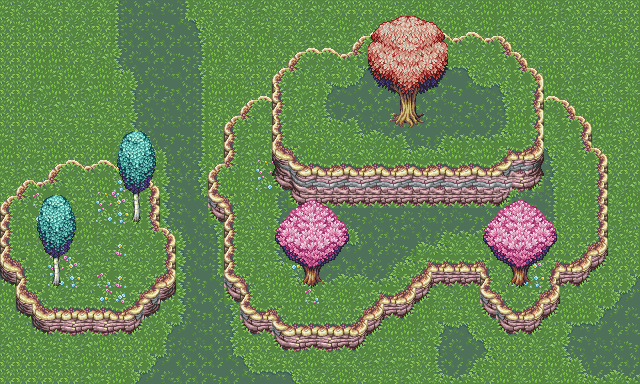

The image is a tile-based game level rendered from a .tmx file. Its description and source (layers, tilesets, objects; grid data summarised) follow:
An orthogonal 40x24 tile map with 16x16 px tiles, 5 tile layers (base, base, base, base, ...), 5 hidden layers not drawn, 3 tilesets and 7 objects.

<map version="1.10" tiledversion="1.11.0" orientation="orthogonal" renderorder="right-down" width="40" height="24" tilewidth="16" tileheight="16" infinite="0" nextlayerid="57" nextobjectid="46">
 <properties>
  <property name="int_prop" type="int" value="3" />
 </properties>
 <tileset firstgid="1" source="tilesets/spring_forest.tsx" />
 <tileset firstgid="673" source="tilesets/shape.tsx" />
 <tileset firstgid="1697" source="tilesets/spring_trees.tsx" />
 <group id="40" name="ground">
  <layer id="41" name="base" width="40" height="24">
   <data>[960 cells, 960 non-empty, 28 distinct tile ids]</data>
  </layer>
  <layer id="42" name=":mesh:" width="40" height="24" visible="0">
   <data>[960 cells, 720 non-empty, 1 distinct tile ids]</data>
  </layer>
 </group>
 <group id="43" name="platforms_1">
  <layer id="44" name="base" width="40" height="24">
   <data>[960 cells, 462 non-empty, 58 distinct tile ids]</data>
  </layer>
  <layer id="48" name=":mesh:" width="40" height="24" visible="0">
   <data>[960 cells, 462 non-empty, 11 distinct tile ids]</data>
  </layer>
 </group>
 <group id="51" name="platforms_2">
  <properties>
   <property name="lift" type="int" value="1" />
  </properties>
  <layer id="52" name="base" width="40" height="24">
   <data>[960 cells, 175 non-empty, 54 distinct tile ids]</data>
  </layer>
  <layer id="53" name=":mesh:" width="40" height="24" visible="0">
   <data>[960 cells, 175 non-empty, 11 distinct tile ids]</data>
  </layer>
 </group>
 <group id="54" name="platforms_2_foliage">
  <properties>
   <property name="lift" type="int" value="3" />
  </properties>
  <layer id="55" name="base" width="40" height="24">
   <data>[960 cells, 35 non-empty, 35 distinct tile ids]</data>
  </layer>
  <layer id="56" name=":mesh:" width="40" height="24" visible="0">
   <data>[960 cells, 35 non-empty, 2 distinct tile ids]</data>
  </layer>
 </group>
 <group id="45" name="platforms_1_foliage">
  <properties>
   <property name="lift" type="int" value="1" />
  </properties>
  <layer id="46" name="base" width="40" height="24">
   <data>[960 cells, 84 non-empty, 42 distinct tile ids]</data>
  </layer>
  <layer id="47" name=":mesh:" width="40" height="24" visible="0">
   <data>[960 cells, 96 non-empty, 2 distinct tile ids]</data>
  </layer>
 </group>
 <objectgroup color="#ffff00" id="49" name="entities">
  <object id="39" x="161.75" y="329.5">
   <properties>
    <property name="lift" type="int" value="1" />
    <property name="type" value="firefly" />
   </properties>
   <point />
  </object>
  <object id="40" x="55.6667" y="281.333">
   <properties>
    <property name="lift" type="int" value="2" />
    <property name="type" value="firefly" />
   </properties>
   <point />
  </object>
  <object id="41" x="137.333" y="219.667">
   <properties>
    <property name="lift" type="int" value="2" />
    <property name="type" value="firefly" />
   </properties>
   <point />
  </object>
  <object id="42" x="312" y="298.667">
   <properties>
    <property name="lift" type="int" value="2" />
    <property name="type" value="firefly" />
   </properties>
   <point />
  </object>
  <object id="43" x="523.333" y="331.333">
   <properties>
    <property name="lift" type="int" value="2" />
    <property name="type" value="firefly" />
   </properties>
   <point />
  </object>
  <object id="44" x="336.667" y="156.667">
   <properties>
    <property name="lift" type="int" value="4" />
    <property name="type" value="firefly" />
   </properties>
   <point />
  </object>
  <object id="45" x="500.667" y="104.667">
   <properties>
    <property name="lift" type="int" value="4" />
    <property name="type" value="firefly" />
   </properties>
   <point />
  </object>
 </objectgroup>
</map>
